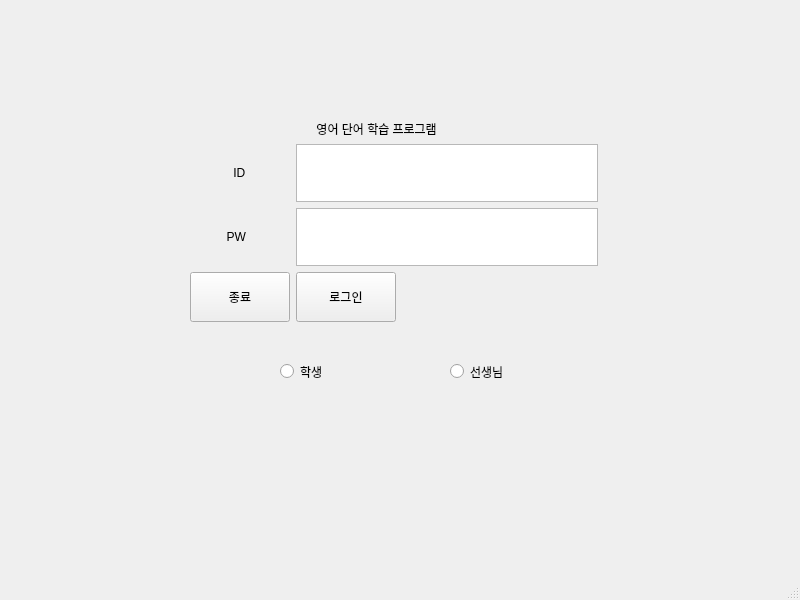
<?xml version="1.0" encoding="UTF-8"?>
<ui version="4.0">
 <class>MainWindow</class>
 <widget class="QMainWindow" name="MainWindow">
  <property name="geometry">
   <rect>
    <x>0</x>
    <y>0</y>
    <width>800</width>
    <height>600</height>
   </rect>
  </property>
  <property name="windowTitle">
   <string>MainWindow</string>
  </property>
  <widget class="QWidget" name="centralwidget">
   <widget class="QStackedWidget" name="stacked_widget">
    <property name="geometry">
     <rect>
      <x>70</x>
      <y>40</y>
      <width>671</width>
      <height>461</height>
     </rect>
    </property>
    <property name="currentIndex">
     <number>0</number>
    </property>
    <widget class="QWidget" name="page">
     <widget class="QWidget" name="gridLayoutWidget">
      <property name="geometry">
       <rect>
        <x>120</x>
        <y>80</y>
        <width>408</width>
        <height>202</height>
       </rect>
      </property>
      <layout class="QGridLayout" name="gridLayout">
       <item row="2" column="0">
        <widget class="QLabel" name="label_3">
         <property name="text">
          <string>           PW</string>
         </property>
        </widget>
       </item>
       <item row="1" column="1">
        <widget class="QTextEdit" name="te_teacher_id">
         <property name="minimumSize">
          <size>
           <width>300</width>
           <height>50</height>
          </size>
         </property>
         <property name="html">
          <string>&lt;!DOCTYPE HTML PUBLIC &quot;-//W3C//DTD HTML 4.0//EN&quot; &quot;http://www.w3.org/TR/REC-html40/strict.dtd&quot;&gt;
&lt;html&gt;&lt;head&gt;&lt;meta name=&quot;qrichtext&quot; content=&quot;1&quot; /&gt;&lt;style type=&quot;text/css&quot;&gt;
p, li { white-space: pre-wrap; }
&lt;/style&gt;&lt;/head&gt;&lt;body style=&quot; font-family:'Ubuntu'; font-size:11pt; font-weight:400; font-style:normal;&quot;&gt;
&lt;p style=&quot;-qt-paragraph-type:empty; margin-top:0px; margin-bottom:0px; margin-left:0px; margin-right:0px; -qt-block-indent:0; text-indent:0px;&quot;&gt;&lt;br /&gt;&lt;/p&gt;&lt;/body&gt;&lt;/html&gt;</string>
         </property>
        </widget>
       </item>
       <item row="0" column="0" colspan="2">
        <widget class="QLabel" name="label">
         <property name="text">
          <string>                                      영어 단어 학습 프로그램</string>
         </property>
        </widget>
       </item>
       <item row="1" column="0">
        <widget class="QLabel" name="label_2">
         <property name="text">
          <string>             ID</string>
         </property>
        </widget>
       </item>
       <item row="2" column="1">
        <widget class="QTextEdit" name="te_teacher_pw">
         <property name="minimumSize">
          <size>
           <width>300</width>
           <height>50</height>
          </size>
         </property>
        </widget>
       </item>
       <item row="3" column="0">
        <widget class="QPushButton" name="btn_teacher_exit">
         <property name="minimumSize">
          <size>
           <width>100</width>
           <height>0</height>
          </size>
         </property>
         <property name="maximumSize">
          <size>
           <width>100</width>
           <height>50</height>
          </size>
         </property>
         <property name="text">
          <string>종료</string>
         </property>
        </widget>
       </item>
       <item row="3" column="1">
        <widget class="QPushButton" name="btn_teacher_login">
         <property name="minimumSize">
          <size>
           <width>100</width>
           <height>50</height>
          </size>
         </property>
         <property name="maximumSize">
          <size>
           <width>100</width>
           <height>50</height>
          </size>
         </property>
         <property name="text">
          <string>로그인</string>
         </property>
        </widget>
       </item>
      </layout>
     </widget>
     <widget class="QRadioButton" name="student_check_option">
      <property name="geometry">
       <rect>
        <x>210</x>
        <y>320</y>
        <width>51</width>
        <height>23</height>
       </rect>
      </property>
      <property name="text">
       <string>학생</string>
      </property>
     </widget>
     <widget class="QRadioButton" name="teacher_check_option">
      <property name="geometry">
       <rect>
        <x>380</x>
        <y>320</y>
        <width>61</width>
        <height>23</height>
       </rect>
      </property>
      <property name="text">
       <string>선생님</string>
      </property>
     </widget>
    </widget>
    <widget class="QWidget" name="page_2">
     <widget class="QWidget" name="gridLayoutWidget_2">
      <property name="geometry">
       <rect>
        <x>30</x>
        <y>80</y>
        <width>621</width>
        <height>281</height>
       </rect>
      </property>
      <layout class="QGridLayout" name="gridLayout_2">
       <item row="0" column="0">
        <widget class="QLabel" name="label_4">
         <property name="text">
          <string>단어 학습</string>
         </property>
        </widget>
       </item>
       <item row="1" column="1">
        <widget class="QPushButton" name="btn_select_quiz">
         <property name="text">
          <string>선택</string>
         </property>
        </widget>
       </item>
       <item row="0" column="1">
        <widget class="QLabel" name="label_5">
         <property name="text">
          <string>퀴즈</string>
         </property>
        </widget>
       </item>
       <item row="1" column="2">
        <widget class="QPushButton" name="btn_select_consulting">
         <property name="text">
          <string>선택</string>
         </property>
        </widget>
       </item>
       <item row="0" column="2">
        <widget class="QLabel" name="label_6">
         <property name="text">
          <string>상담</string>
         </property>
        </widget>
       </item>
       <item row="1" column="0">
        <widget class="QPushButton" name="btn_select_learning">
         <property name="text">
          <string>선택</string>
         </property>
        </widget>
       </item>
       <item row="2" column="0">
        <widget class="QPushButton" name="btn_select_login">
         <property name="text">
          <string>이전</string>
         </property>
        </widget>
       </item>
      </layout>
     </widget>
    </widget>
    <widget class="QWidget" name="page_3">
     <widget class="QWidget" name="gridLayoutWidget_3">
      <property name="geometry">
       <rect>
        <x>30</x>
        <y>70</y>
        <width>621</width>
        <height>281</height>
       </rect>
      </property>
      <layout class="QGridLayout" name="gridLayout_3">
       <item row="2" column="1">
        <widget class="QPushButton" name="btn_learning_next">
         <property name="text">
          <string>다음</string>
         </property>
        </widget>
       </item>
       <item row="2" column="0">
        <widget class="QPushButton" name="btn_learning_before">
         <property name="text">
          <string>이전</string>
         </property>
        </widget>
       </item>
       <item row="1" column="1">
        <widget class="QLabel" name="lbl_lerning_meaning">
         <property name="text">
          <string/>
         </property>
        </widget>
       </item>
       <item row="1" column="0">
        <widget class="QLabel" name="lbl_lerning_word">
         <property name="text">
          <string/>
         </property>
        </widget>
       </item>
       <item row="0" column="0" colspan="2">
        <widget class="QLabel" name="label_7">
         <property name="text">
          <string>단어 학습</string>
         </property>
        </widget>
       </item>
       <item row="3" column="1">
        <widget class="QPushButton" name="btn_learning_exit">
         <property name="text">
          <string>종료</string>
         </property>
        </widget>
       </item>
       <item row="3" column="0">
        <widget class="QPushButton" name="btn_learning_main">
         <property name="text">
          <string>메인화면</string>
         </property>
        </widget>
       </item>
      </layout>
     </widget>
    </widget>
    <widget class="QWidget" name="page_4"/>
   </widget>
  </widget>
  <widget class="QMenuBar" name="menubar">
   <property name="geometry">
    <rect>
     <x>0</x>
     <y>0</y>
     <width>800</width>
     <height>28</height>
    </rect>
   </property>
  </widget>
  <widget class="QStatusBar" name="statusbar"/>
 </widget>
 <resources/>
 <connections/>
</ui>
